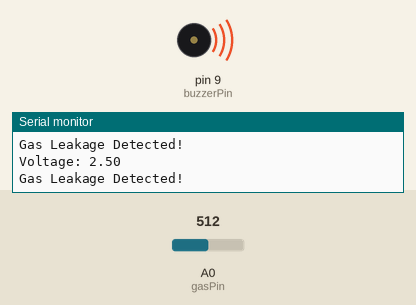
A sketch run on a simulated Arduino Uno, built with avr-gcc and run on an emulated ATmega328P. Shown: buzzer (waves = sounding, pin HIGH), the last lines printed to the serial monitor. The inputs (shaded band) are chosen by the test bench; at power-on: A0 (gasPin) = 512.

Above: at 1.8 s.
1.9 s: A0 (gasPin) set to 223
3.4 s: A0 (gasPin) set to 187
At 4.8 s:
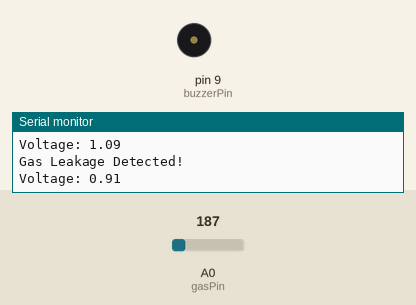
5.5 s: A0 (gasPin) set to 306
At 6.4 s:
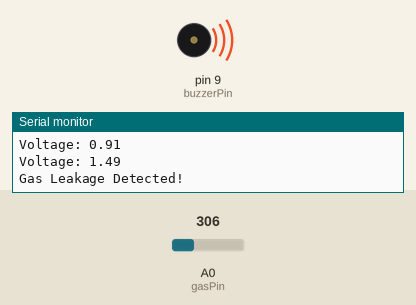
7.5 s: A0 (gasPin) set to 122
At 9.1 s:
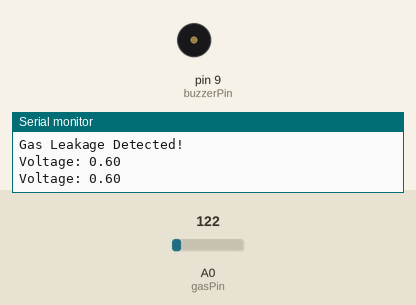
Timing chart, 0 to 10.5 s (numbered marks = the images above; inputs shaded):
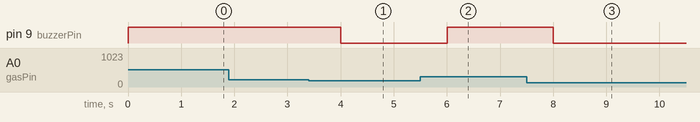

The sketch:

gas_leak_detection.ino
```cpp
const int gasPin = A0;
const int buzzerPin = 9;

void setup() {
  Serial.begin(9600);
  pinMode(buzzerPin, OUTPUT);
}

void loop() {
  int gasValue = analogRead(gasPin);
  float voltage = (gasValue / 1024.0) * 5.0;

  Serial.print("Voltage: ");
  Serial.println(voltage);

  if (voltage > 1.0) {
    digitalWrite(buzzerPin, HIGH);
    Serial.println("Gas Leakage Detected!");
  } else {
    digitalWrite(buzzerPin, LOW);
  }

  delay(1000);
}
```

Measured:
- the behaviour switches between 205 and 204 on A0 (gasPin) (found by bisection; images 0 and 1)
- after the input at 3.4 s, pin 9 (buzzerPin): HIGH → LOW after 0.60 s
- after the input at 5.5 s, pin 9 (buzzerPin): LOW → HIGH after 0.51 s
- after the input at 7.5 s, pin 9 (buzzerPin): HIGH → LOW after 0.51 s
